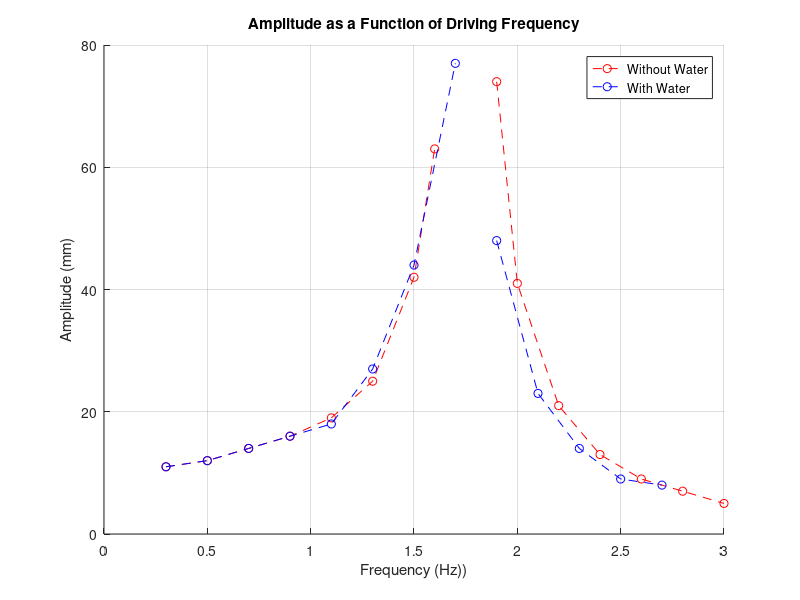
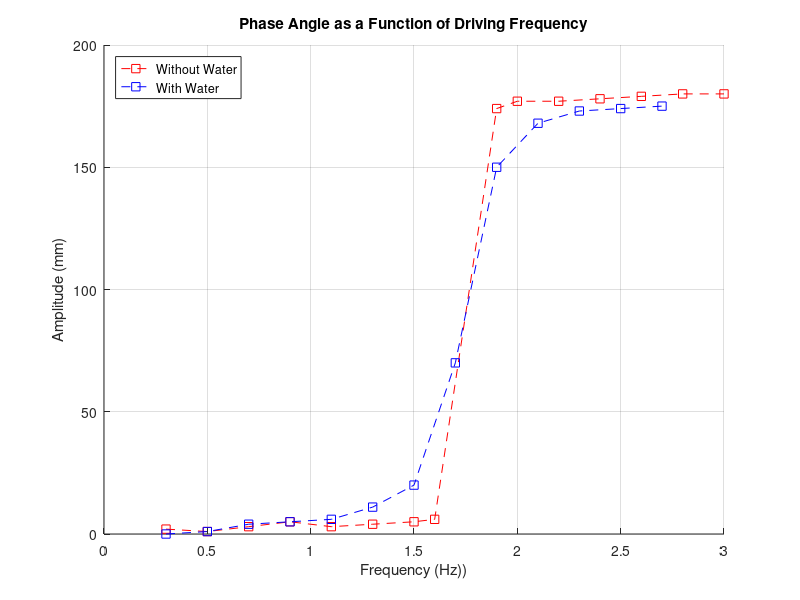

MATLAB code to generate these figures, in order:
%phys 321a Lab 12 Plotting

drivefreqnowater=[0.30 0.50 0.70 0.90 1.10 1.30 1.50 1.60 1.90 2.00 2.20 2.40 2.60 2.80 3.00]
drivefreqnowater1= [0.30 0.50 0.70 0.90 1.10 1.30 1.50 1.60]
drivefreqnowater2= [1.90 2.00 2.20 2.40 2.60 2.80 3.00]
amplitudenowater1=[11 12 14 16 19 25 42 63]
amplitudenowater2= [74 41 21 13 9 7 5]
phaseanglenowater=[2 1 3 5 3 4 5 6 174 177 177 178 179 180 180]



drivefreqwater=[0.30 0.50 0.70 0.90 1.10 1.30 1.50 1.70 1.90 2.10 2.30 2.50 2.70]
drivefreqwater1=[0.30 0.50 0.70 0.90 1.10 1.30 1.50 1.70]
drivefreqwater2= [1.90 2.10 2.30 2.50 2.70]
amplitudewater1=[11 12 14 16 18 27 44 77]
amplitudewater2=[48 23 14 9 8]
phaseanglewater=[0 1 4 5 6 11 20 70 150 168 173 174 175]


%Plot 1
figure('name','Amplitude as a Function of Driving Frequency','NumberTitle','off');
hold on;
title('Amplitude as a Function of Driving Frequency')
ylabel('Amplitude (mm)')
xlabel('Frequency (Hz))')
h1=plot(drivefreqnowater1,amplitudenowater1, '--ro')
plot(drivefreqnowater2,amplitudenowater2, '--ro')
h2=plot(drivefreqwater1,amplitudewater1, '--bo')
plot(drivefreqwater2,amplitudewater2, '--bo')
legend([h1,h2],{'Without Water','With Water'})
grid on;
hold off;

%Plot 2
figure('name','Phase Angle as a Function of Driving Frequency','NumberTitle','off');
hold on;
title('Phase Angle as a Function of Driving Frequency')
ylabel('Amplitude (mm)')
xlabel('Frequency (Hz))')
plot(drivefreqnowater,phaseanglenowater, '--rs')
plot(drivefreqwater,phaseanglewater, '--bs')
legend('Without Water','With Water', 'Location','northwest')
grid on;
hold off;
